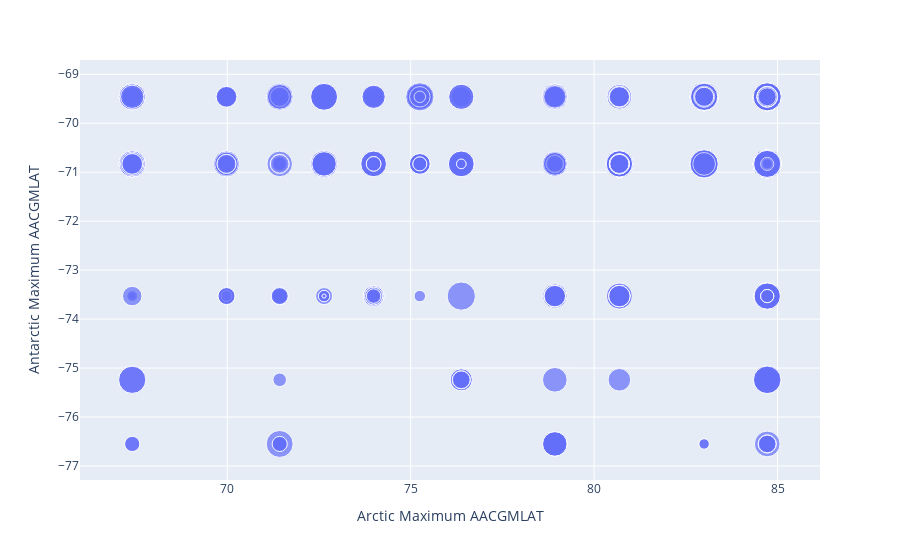

Write notebook code for a chart like this one.
### Code cell
px.scatter(df, x = 'Arctic Maximum AACGMLAT', y = 'Antarctic Maximum AACGMLAT', size = df['S1_SM_Z'].abs(), hover_data = ["Max"])

### Figure 1 — Plotly figure (JSON) as saved in the notebook; plotly's stock layout.template omitted (floating-point values rounded to 4 significant figures; data arrays with more than 128 entries replaced by an {"elided": "..."} marker saying what was removed)
{"data": [{"customdata": {"elided": "486x1 str values"}, "hovertemplate": "Arctic Maximum AACGMLAT=%{x}<br>Antarctic Maximum AACGMLAT=%{y}<br>size=%{marker.size}<br>Max=%{customdata[0]}<extra></extra>", "legendgroup": "", "marker": {"color": "#636efa", "size": {"elided": "486 float values"}, "sizemode": "area", "sizeref": 0.006103, "symbol": "circle"}, "mode": "markers", "name": "", "orientation": "v", "showlegend": false, "type": "scatter", "x": {"elided": "486 float values"}, "xaxis": "x", "y": {"elided": "486 float values"}, "yaxis": "y"}], "layout": {"autosize": true, "legend": {"itemsizing": "constant", "tracegroupgap": 0}, "margin": {"t": 60}, "xaxis": {"anchor": "y", "autorange": true, "domain": [0, 1], "range": [66.13, 86.01], "title": {"text": "Arctic Maximum AACGMLAT"}, "type": "linear"}, "yaxis": {"anchor": "x", "autorange": true, "domain": [0, 1], "range": [-77.66, -68.32], "title": {"text": "Antarctic Maximum AACGMLAT"}, "type": "linear"}}}
